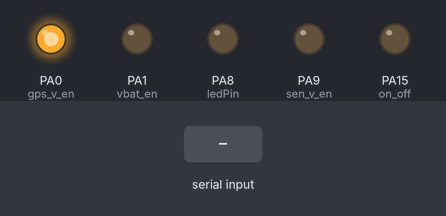
Simulated run of this sketch. Board: STM32 Blue Pill. Parts: output pins drawn as LEDs (lit = HIGH). The inputs (shaded band) are chosen by the test bench. What the sketch prints to the serial monitor is not drawn.

Above: at 0.1 s.
At 1.1 s:
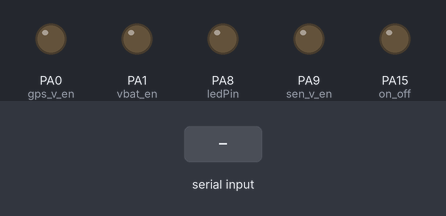
At 6.2 s:
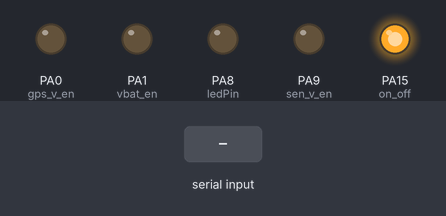
6.3 s: "1" received over the second serial link
Timing chart, 0 to 9.3 s (numbered marks = the images above; inputs shaded):
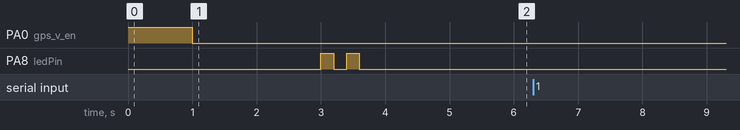

The sketch:

gps.ino
```cpp
// TYPE        // FUNCTION
uint8_t ledPin = PA8;   // d output    // to led
uint8_t INT1 = PB5;     // d input     // for reed switch
uint8_t INT2 = PB12;    // d input     // for opto
uint8_t on_off = PA15;  // d output    // to gps module input
uint8_t gps_v_en = PA0; // d output    // to mosfet gate
uint8_t vbat_en = PA1;  // d output    // to bjt base
uint8_t adc4 = PA10;    // a input     // for battery voltage divider
uint8_t adc1 = PB3;     // a input     // for analog sensor
uint8_t sen_v_en = PA9; // d output    // to mosfet gate


void setup() {


    pinMode(ledPin, OUTPUT);
    pinMode(INT1, INPUT);
    pinMode(INT2, INPUT);

    pinMode(on_off, OUTPUT);
    pinMode(gps_v_en, OUTPUT);
    pinMode(vbat_en, OUTPUT);
    pinMode(sen_v_en, OUTPUT);


    Serial.begin(9600);
    Serial1.begin(9600);

    analogReadResolution(12);

////////////////////////////////////////////////////////////////////////// TO TURN ON THE GPS

    digitalWrite(gps_v_en, HIGH); // turn on gps voltage with LOW
    digitalWrite(on_off, LOW);	// turn off gps with LOW
    delay(1000);

    digitalWrite(gps_v_en, LOW); // turn on gps voltage with LOW
    digitalWrite(on_off, LOW);	// turn off gps with LOW
    delay(1000);

    digitalWrite(gps_v_en, LOW); // turn on gps voltage with LOW
    digitalWrite(on_off, HIGH);	// turn on gps with LOW
    delay(1000);


    // digitalWrite(vbat_en, LOW);	 //turn off batery reading with LOW
    // digitalWrite(sen_v_en, HIGH); // turn on  sensor voltage with LOW

    // delay(500);

    ////////////////////////////////////////////////////////////////////////////////


    // ////TURN GPS OFF
    // digitalWrite(gps_v_en, HIGH); // turn on gps voltage with LOW
    // digitalWrite(on_off, LOW);	// turn off gps with LOW
    // ///


    digitalWrite(ledPin, HIGH);	// LED turn on when input pin value is LOW
    delay(200);
    digitalWrite(ledPin, LOW);	// LED turn off when input pin value is HIGH
    delay(200);

    digitalWrite(ledPin, HIGH);	// LED turn on when input pin value is LOW
    delay(200);
    digitalWrite(ledPin, LOW);	// LED turn off when input pin value is HIGH
    delay(200);

    Serial1.println("$PCAS10,0*1C");//HOT START
    delay(200);
    Serial1.println("$PCAS10,0*1C");
    delay(200);

    Serial1.println("$PCAS04,1*18");//GPS ONLY
    delay(200);
    Serial1.println("$PCAS04,1*18");
    delay(200);

    Serial1.println("$PCAS03,1,1,1,1,1,1,1,1*02");//ALL COMMANDS DISPLAYED
    delay(200);
    Serial1.println("$PCAS03,1,1,1,1,1,1,1,1*02");
    //Serial1.println("$PCAS03,1,0,1,0,0,0,0,0*02");//ONLY GGA AND GSA
    delay(200);

}

void loop() {
  // if (Serial.available()) {        // If anything comes in Serial (USB), try not to send a thing here just yet
  //   Serial1.write(Serial.read());  // read it and send it out Serial1 (pins 0 & 1)
  // }

  if (Serial1.available()) {       // If anything comes in Serial1 (pins 0 & 1)
    Serial.write(Serial1.read());  // read it and send it out Serial (USB)
  }


// Serial.println(analogRead(adc4));
// delay(100);
// digitalWrite(vbat_en, HIGH);	 // turn on vbatery reading with HIGH, 3.7v to 414, 3.35 to 375 , 4.2 470
// delay(2000);

// Serial.println(analogRead(adc4));
// delay(100);
// digitalWrite(vbat_en, LOW);	 // turn off vbatery reading with LOW
// delay(2000);


  // Serial.println(analogRead(adc1));
  // delay(100);
  // digitalWrite(sen_v_en, HIGH);	 // turn on vbatery reading with HIGH
  // delay(2000);

  // Serial.println(analogRead(adc1));
  // delay(100);
  // digitalWrite(sen_v_en, LOW);	 // turn on vbatery reading with HIGH
  // delay(2000);

    // delay(100);
    // Serial.println("(Wait 10 seconds or Press any key to wakeup)");
    // api.system.sleep.all(10000);


}
```

Measured:
- after the input at 6.3 s, every drawn part: stays the same
